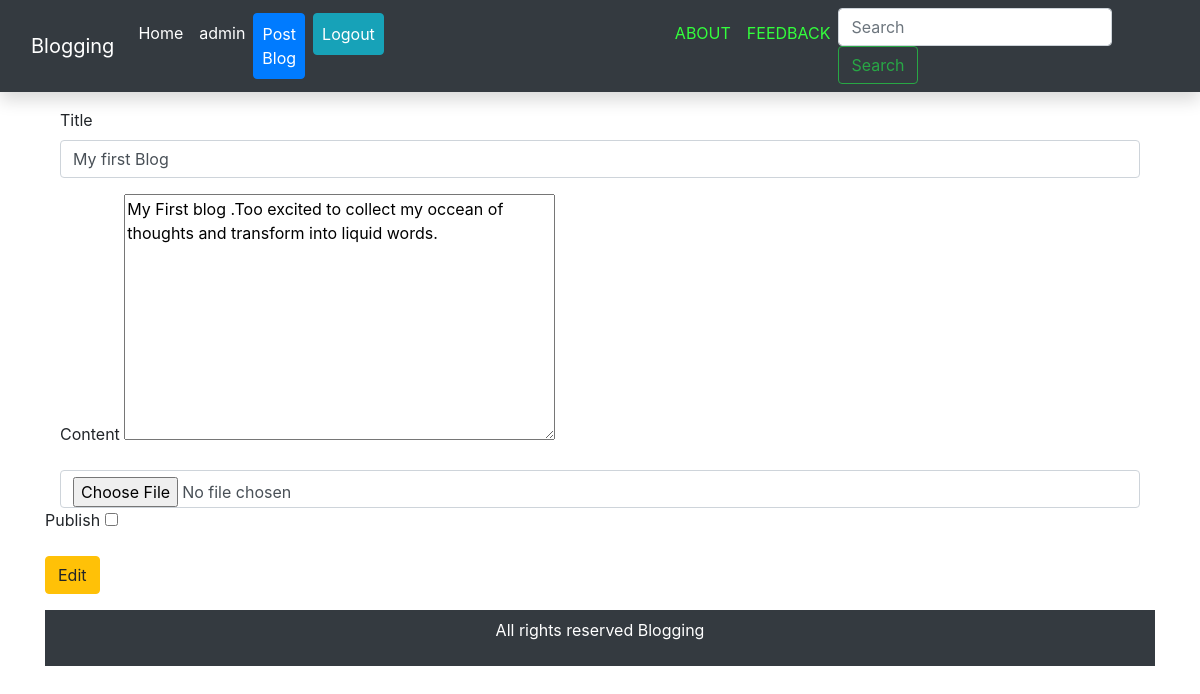
The app's page /edit/79 (signed in) with its own data.
### easyblogging/models.py (models this page shows, shortened)
class BlogModel(models.Model):
    title=models.CharField(max_length=1000)
    content =HTMLField()
    slug=models.SlugField(max_length=1000, null=True , blank=True)
    image=models.ImageField(upload_to='images/',blank=True,null=True)
    likes=models.ManyToManyField(User,related_name='likes',blank=True)
    created_at=models.DateTimeField(auto_now_add=True,null=True)
    publish = models.BooleanField(default=False)
    published = models.DateTimeField(auto_now=True)
    author = models.ForeignKey(User, on_delete=models.CASCADE)
    categories = models.ManyToManyField('Category', related_name='posts')
    def __init__(self, *args, **kwargs):
        super(BlogModel, self).__init__(*args, **kwargs)
        self.old_publish = self.publish

### easyblogging/views.py (the view, shortened to what this page needs)
# urls.py: path('edit/<int:id>', edit, name='edit'),
def edit(request,id):
    print(id)
    blog = BlogModel.objects.get(id=id)
    editblog = Edit_Blog(instance=blog)
    return render(request,'edit_blog.html',{'edit_blog':editblog})

### easyblogging/forms.py
class Edit_Blog(forms.ModelForm):
    class Meta:
        model=BlogModel
        fields=('title','content')

### templates/edit_blog.html (shortened to what this page needs)
{% extends "base.html" %}
{% block content %}
<div class="container">
    <form method="POST" class='my-3'  enctype="multipart/form-data">
    <div class="col-md-12">
           <div class="form-group">
            <label for="exampleFormControlTextarea1">Title</label>
            <input class="form-control" name="title" value="{{ edit_blog.title.value }} ">
         </div>
        <div class="form-group">
         <label for="exampleFormControlTextarea1">Content</label>
            {{edit_blog.content|safe}}
            </div>
            </div>
      <div class="col-md-12">
                <input type="file" name="image" class="form-control" >
                </div>
      <div class="form-group">
      <label for="exampleFormControlInput1">Publish</label>
     <input id="publish" type="checkbox" name="publish">
  </div>
    <input type='submit' value='Edit' class='btn btn-warning'>
    </form>
{% endblock  %}

### templates/base.html (shortened to what this page needs)
<!doctype html>
<html lang="en">
  <head>
    <link rel="stylesheet" href="https://stackpath.bootstrapcdn.com/bootstrap/4.5.2/css/bootstrap.min.css">
    <link rel="stylesheet" href="https://stackpath.bootstrapcdn.com/font-awesome/4.7.0/css/font-awesome.min.css">
      {% load static %}
    <link rel="stylesheet" href="{% static 'css/owl.carousel.min.css'%}">
    <link rel="stylesheet" href="{% static 'css/owl.theme.default.min.css'%}">
       <link href="fonts/font-awesome.min.css" rel="stylesheet" />
  </head>
    <nav class="navbar navbar-expand-lg navbar-light bg-dark shadow">
     <div class="container-fluid">
  <a class="navbar-brand text-white" href="#">Blogging</a>
  <div class="collapse navbar-collapse" id="navbarSupportedContent">
    <ul class="navbar-nav mr-auto">
      <li class="nav-item active">
        <a class="nav-link text-white" href="/">Home <span class="sr-only">(current)</span></a>
      </li>
       {% if user.is_authenticated %}
      <li class="nav-item">
        <a class="nav-link text-white" href="/">{{request.user}}</a>
      </li>
      <li class="nav-item">
        <a class="nav-link btn btn-primary text-white " href="post_blog ">Post Blog</a>
      </li>
      <li class="nav-item">
        <a class="nav-link btn btn-info text-white mx-2" href="logout">Logout</a>
      </li>
      {% endif %}
      <li><a class="nav-link " style="color:#33FF3C; display: inline-block;margin-left:275px" href="{% url 'ABOUT'%}">ABOUT</a></li>
        <li><a class="nav-link " style="color:#33FF3C; display: inline-block;" href="{% url 'FEEDBACK'%}">FEEDBACK</a></li>
    </ul>
    <form class="form-inline my-2 my-lg-0" action="{% url 'home' %}">
      <input class="form-control mr-sm-2" type="search" placeholder="Search" aria-label="Search" name= 'q'>
      <button class="btn btn-outline-success my-2 my-sm-0" type="submit">Search</button>
    </form>
  </div>
     </div>
</nav>
{%block content%}
    {% endblock %}
   <footer class="bg-dark p-2">
     <p class="text-center text-white "> All rights reserved Blogging</p>
  </footer>
</html>

### templates/base.html (style rules this page uses)
footer { clear: both; position: relative; height: 100%; margin-top: 0%; }

### records on screen
BlogModel: title "My first Blog", content "My First blog .Too excited to collect my occean of thoughts and transform into liquid words."

### other values on screen
{{ request.user }} "admin"
